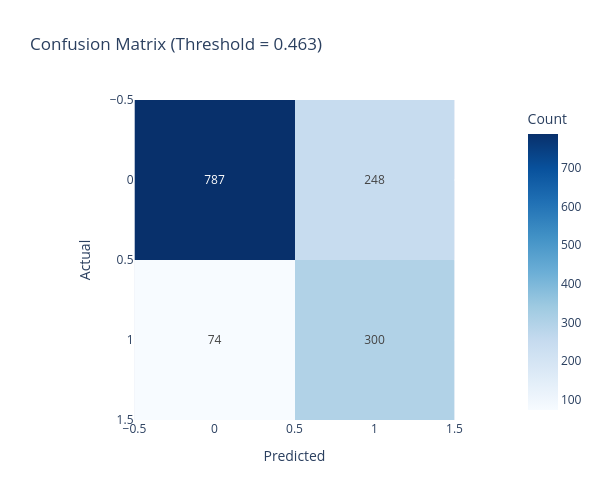
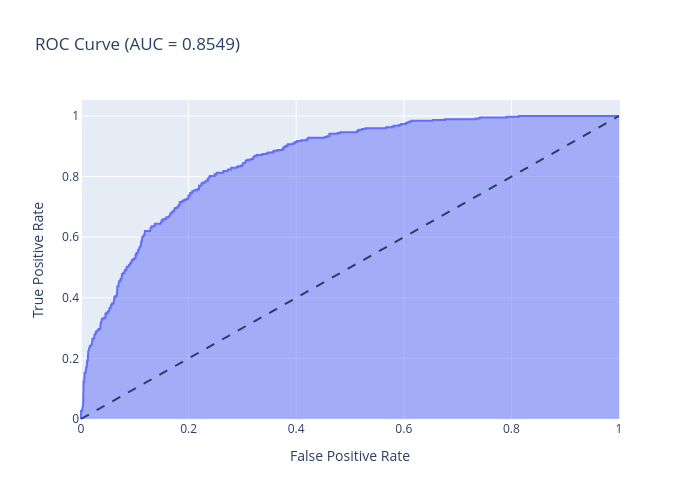

The cell these charts' notebook holds for them, in order:
### Code cell
# Model Evaluation + Threshold Tuning

modeling_figs = {}
modeling_tables = {}

y_pred_proba = final_model.predict_proba(X_test)[:, 1]
y_pred_default = final_model.predict(X_test)

# Метрики при стандартном пороге 0.5
metrics_df = pd.DataFrame([{
    'Threshold': 0.5,
    'Accuracy': round(accuracy_score(y_test, y_pred_default), 4),
    'Precision': round(precision_score(y_test, y_pred_default), 4),
    'Recall': round(recall_score(y_test, y_pred_default), 4),
    'F1-score': round(f1_score(y_test, y_pred_default), 4),
    'ROC-AUC': round(roc_auc_score(y_test, y_pred_proba), 4)
}])

# Подбор оптимального порога по F1-score
precisions, recalls, thresholds = precision_recall_curve(y_test, y_pred_proba)
f1_scores = 2 * (precisions * recalls) / (precisions + recalls + 1e-9)
optimal_idx = np.argmax(f1_scores)
optimal_threshold = thresholds[optimal_idx]

y_pred_opt = (y_pred_proba >= optimal_threshold).astype(int)

opt_metrics_df = pd.DataFrame([{
    'Threshold': round(optimal_threshold, 4),
    'Accuracy': round(accuracy_score(y_test, y_pred_opt), 4),
    'Precision': round(precision_score(y_test, y_pred_opt), 4),
    'Recall': round(recall_score(y_test, y_pred_opt), 4),
    'F1-score': round(f1_score(y_test, y_pred_opt), 4),
    'ROC-AUC': round(roc_auc_score(y_test, y_pred_proba), 4)
}])

metrics_df = (pd.concat([metrics_df, opt_metrics_df], ignore_index=True).style
              .format({
                  'Threshold': '{:.4f}', 
                  'Accuracy': '{:.4f}', 
                  'Precision': '{:.4f}', 
                  'Recall': '{:.4f}', 
                  'F1-score': '{:.4f}' , 
                  'ROC-AUC': '{:.4f}'
                  })
              .set_caption("Метрики при пороге 0.5 и оптимальном пороге"))
display(metrics_df)
modeling_tables["Метрики при пороге 0.5 и оптимальном пороге"] = metrics_df

# Confusion Matrix
cm = confusion_matrix(y_test, y_pred_opt)

fig_cm = px.imshow(
    cm,
    text_auto=True,
    color_continuous_scale='Blues',
    labels=dict(x="Predicted", y="Actual", color="Count"),
    title=f"Confusion Matrix (Threshold = {optimal_threshold:.3f})"
)
fig_cm.update_layout(width=600, height=500)
fig_cm.show()
modeling_figs["Confusion Matrix"] = fig_cm

# ROC Curve
fpr, tpr, _ = roc_curve(y_test, y_pred_proba)

fig_roc = px.area(
    x=fpr, y=tpr,
    title=f'ROC Curve (AUC = {roc_auc_score(y_test, y_pred_proba):.4f})',
    labels=dict(x='False Positive Rate', y='True Positive Rate'),
    width=700,
    height=500
)
fig_roc.add_shape(type='line', line=dict(dash='dash'), x0=0, x1=1, y0=0, y1=1)
fig_roc.show()
modeling_figs["ROC Curve"] = fig_roc

### Figure 1 — Plotly figure (JSON) as saved in the notebook; plotly's stock layout.template omitted (floating-point values rounded to 4 significant figures)
{"data": [{"coloraxis": "coloraxis", "hovertemplate": "Predicted: %{x}<br>Actual: %{y}<br>Count: %{z}<extra></extra>", "name": "0", "texttemplate": "%{z}", "type": "heatmap", "xaxis": "x", "yaxis": "y", "z": [[787, 248], [74, 300]]}], "layout": {"coloraxis": {"colorbar": {"title": {"text": "Count"}}, "colorscale": [[0, "rgb(247,251,255)"], [0.125, "rgb(222,235,247)"], [0.25, "rgb(198,219,239)"], [0.375, "rgb(158,202,225)"], [0.5, "rgb(107,174,214)"], [0.625, "rgb(66,146,198)"], [0.75, "rgb(33,113,181)"], [0.875, "rgb(8,81,156)"], [1, "rgb(8,48,107)"]]}, "height": 500, "title": {"text": "Confusion Matrix (Threshold = 0.463)"}, "width": 600, "xaxis": {"anchor": "y", "constrain": "domain", "domain": [0, 1], "scaleanchor": "y", "title": {"text": "Predicted"}}, "yaxis": {"anchor": "x", "autorange": "reversed", "constrain": "domain", "domain": [0, 1], "title": {"text": "Actual"}}}}

### Figure 2 — Plotly figure (JSON) as saved in the notebook; plotly's stock layout.template omitted (floating-point values rounded to 4 significant figures; data arrays with more than 128 entries replaced by an {"elided": "..."} marker saying what was removed)
{"data": [{"fillpattern": {"shape": ""}, "hovertemplate": "False Positive Rate=%{x}<br>True Positive Rate=%{y}<extra></extra>", "legendgroup": "", "line": {"color": "#636efa"}, "marker": {"symbol": "circle"}, "mode": "lines", "name": "", "orientation": "v", "showlegend": false, "stackgroup": "1", "type": "scatter", "x": {"elided": "391 float values"}, "xaxis": "x", "y": {"elided": "391 float values"}, "yaxis": "y"}], "layout": {"height": 500, "legend": {"tracegroupgap": 0}, "shapes": [{"line": {"dash": "dash"}, "type": "line", "x0": 0, "x1": 1, "y0": 0, "y1": 1}], "title": {"text": "ROC Curve (AUC = 0.8549)"}, "width": 700, "xaxis": {"anchor": "y", "domain": [0, 1], "title": {"text": "False Positive Rate"}}, "yaxis": {"anchor": "x", "domain": [0, 1], "title": {"text": "True Positive Rate"}}}}
